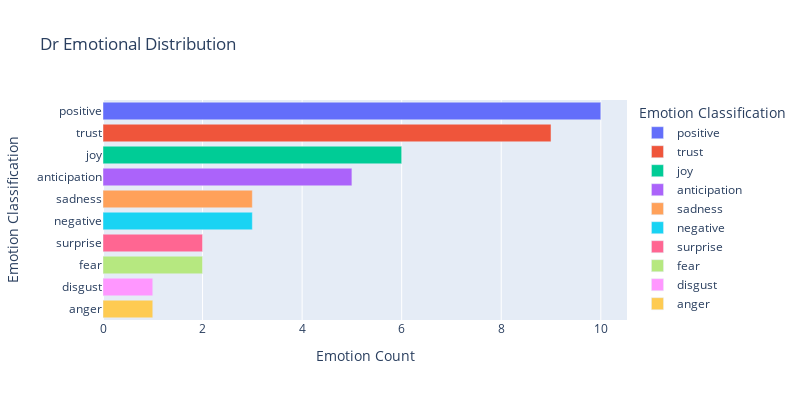
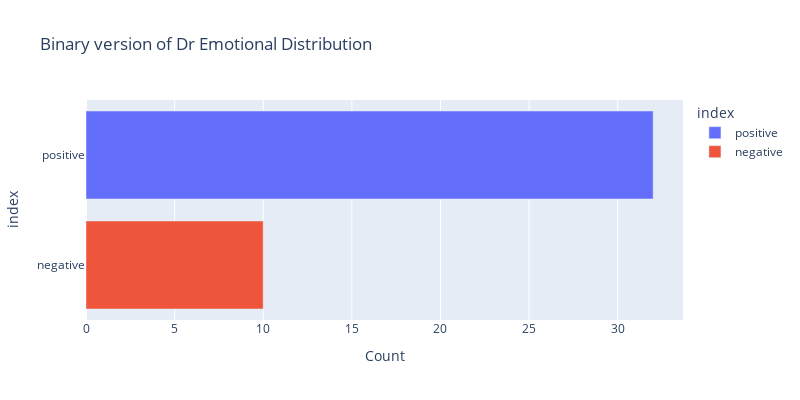

Notebook code for these charts, in order:
### Markdown cell above
##### Dr

### Code cell
dr_emo_df = dict_to_df(dr_emo)
print(dr_emo_df)
print(visualize_df(dr_emo_df, x='Emotion Count', y='Emotion Classification', title="Dr Emotional Distribution")) #27/45 = 0.6
print(visualize_df(multi_2_binary_df(dr_emo_df, multiclass_to_binary_count(dr_emo_df, 0)), x="Count", y= "index", title="Binary version of Dr Emotional Distribution"))

### Figure 1 — Plotly figure (JSON) as saved in the notebook; plotly's stock layout.template omitted (floating-point values rounded to 4 significant figures)
{"data": [{"alignmentgroup": "True", "hovertemplate": "Emotion Classification=%{y}<br>Emotion Count=%{x}<extra></extra>", "legendgroup": "positive", "marker": {"color": "#636efa", "pattern": {"shape": ""}}, "name": "positive", "offsetgroup": "positive", "orientation": "h", "showlegend": true, "textposition": "auto", "type": "bar", "x": [10], "xaxis": "x", "y": ["positive"], "yaxis": "y"}, {"alignmentgroup": "True", "hovertemplate": "Emotion Classification=%{y}<br>Emotion Count=%{x}<extra></extra>", "legendgroup": "trust", "marker": {"color": "#EF553B", "pattern": {"shape": ""}}, "name": "trust", "offsetgroup": "trust", "orientation": "h", "showlegend": true, "textposition": "auto", "type": "bar", "x": [9], "xaxis": "x", "y": ["trust"], "yaxis": "y"}, {"alignmentgroup": "True", "hovertemplate": "Emotion Classification=%{y}<br>Emotion Count=%{x}<extra></extra>", "legendgroup": "joy", "marker": {"color": "#00cc96", "pattern": {"shape": ""}}, "name": "joy", "offsetgroup": "joy", "orientation": "h", "showlegend": true, "textposition": "auto", "type": "bar", "x": [6], "xaxis": "x", "y": ["joy"], "yaxis": "y"}, {"alignmentgroup": "True", "hovertemplate": "Emotion Classification=%{y}<br>Emotion Count=%{x}<extra></extra>", "legendgroup": "anticipation", "marker": {"color": "#ab63fa", "pattern": {"shape": ""}}, "name": "anticipation", "offsetgroup": "anticipation", "orientation": "h", "showlegend": true, "textposition": "auto", "type": "bar", "x": [5], "xaxis": "x", "y": ["anticipation"], "yaxis": "y"}, {"alignmentgroup": "True", "hovertemplate": "Emotion Classification=%{y}<br>Emotion Count=%{x}<extra></extra>", "legendgroup": "sadness", "marker": {"color": "#FFA15A", "pattern": {"shape": ""}}, "name": "sadness", "offsetgroup": "sadness", "orientation": "h", "showlegend": true, "textposition": "auto", "type": "bar", "x": [3], "xaxis": "x", "y": ["sadness"], "yaxis": "y"}, {"alignmentgroup": "True", "hovertemplate": "Emotion Classification=%{y}<br>Emotion Count=%{x}<extra></extra>", "legendgroup": "negative", "marker": {"color": "#19d3f3", "pattern": {"shape": ""}}, "name": "negative", "offsetgroup": "negative", "orientation": "h", "showlegend": true, "textposition": "auto", "type": "bar", "x": [3], "xaxis": "x", "y": ["negative"], "yaxis": "y"}, {"alignmentgroup": "True", "hovertemplate": "Emotion Classification=%{y}<br>Emotion Count=%{x}<extra></extra>", "legendgroup": "surprise", "marker": {"color": "#FF6692", "pattern": {"shape": ""}}, "name": "surprise", "offsetgroup": "surprise", "orientation": "h", "showlegend": true, "textposition": "auto", "type": "bar", "x": [2], "xaxis": "x", "y": ["surprise"], "yaxis": "y"}, {"alignmentgroup": "True", "hovertemplate": "Emotion Classification=%{y}<br>Emotion Count=%{x}<extra></extra>", "legendgroup": "fear", "marker": {"color": "#B6E880", "pattern": {"shape": ""}}, "name": "fear", "offsetgroup": "fear", "orientation": "h", "showlegend": true, "textposition": "auto", "type": "bar", "x": [2], "xaxis": "x", "y": ["fear"], "yaxis": "y"}, {"alignmentgroup": "True", "hovertemplate": "Emotion Classification=%{y}<br>Emotion Count=%{x}<extra></extra>", "legendgroup": "disgust", "marker": {"color": "#FF97FF", "pattern": {"shape": ""}}, "name": "disgust", "offsetgroup": "disgust", "orientation": "h", "showlegend": true, "textposition": "auto", "type": "bar", "x": [1], "xaxis": "x", "y": ["disgust"], "yaxis": "y"}, {"alignmentgroup": "True", "hovertemplate": "Emotion Classification=%{y}<br>Emotion Count=%{x}<extra></extra>", "legendgroup": "anger", "marker": {"color": "#FECB52", "pattern": {"shape": ""}}, "name": "anger", "offsetgroup": "anger", "orientation": "h", "showlegend": true, "textposition": "auto", "type": "bar", "x": [1], "xaxis": "x", "y": ["anger"], "yaxis": "y"}], "layout": {"barmode": "relative", "height": 400, "legend": {"title": {"text": "Emotion Classification"}, "tracegroupgap": 0}, "title": {"text": "Dr Emotional Distribution"}, "width": 800, "xaxis": {"anchor": "y", "domain": [0, 1], "title": {"text": "Emotion Count"}}, "yaxis": {"anchor": "x", "categoryarray": ["anger", "disgust", "fear", "surprise", "negative", "sadness", "anticipation", "joy", "trust", "positive"], "categoryorder": "array", "domain": [0, 1], "title": {"text": "Emotion Classification"}}}}

### Figure 2 — Plotly figure (JSON) as saved in the notebook; plotly's stock layout.template omitted (floating-point values rounded to 4 significant figures)
{"data": [{"alignmentgroup": "True", "hovertemplate": "index=%{y}<br>Count=%{x}<extra></extra>", "legendgroup": "positive", "marker": {"color": "#636efa", "pattern": {"shape": ""}}, "name": "positive", "offsetgroup": "positive", "orientation": "h", "showlegend": true, "textposition": "auto", "type": "bar", "x": [32], "xaxis": "x", "y": ["positive"], "yaxis": "y"}, {"alignmentgroup": "True", "hovertemplate": "index=%{y}<br>Count=%{x}<extra></extra>", "legendgroup": "negative", "marker": {"color": "#EF553B", "pattern": {"shape": ""}}, "name": "negative", "offsetgroup": "negative", "orientation": "h", "showlegend": true, "textposition": "auto", "type": "bar", "x": [10], "xaxis": "x", "y": ["negative"], "yaxis": "y"}], "layout": {"barmode": "relative", "height": 400, "legend": {"title": {"text": "index"}, "tracegroupgap": 0}, "title": {"text": "Binary version of Dr Emotional Distribution"}, "width": 800, "xaxis": {"anchor": "y", "domain": [0, 1], "title": {"text": "Count"}}, "yaxis": {"anchor": "x", "categoryarray": ["negative", "positive"], "categoryorder": "array", "domain": [0, 1], "title": {"text": "index"}}}}
